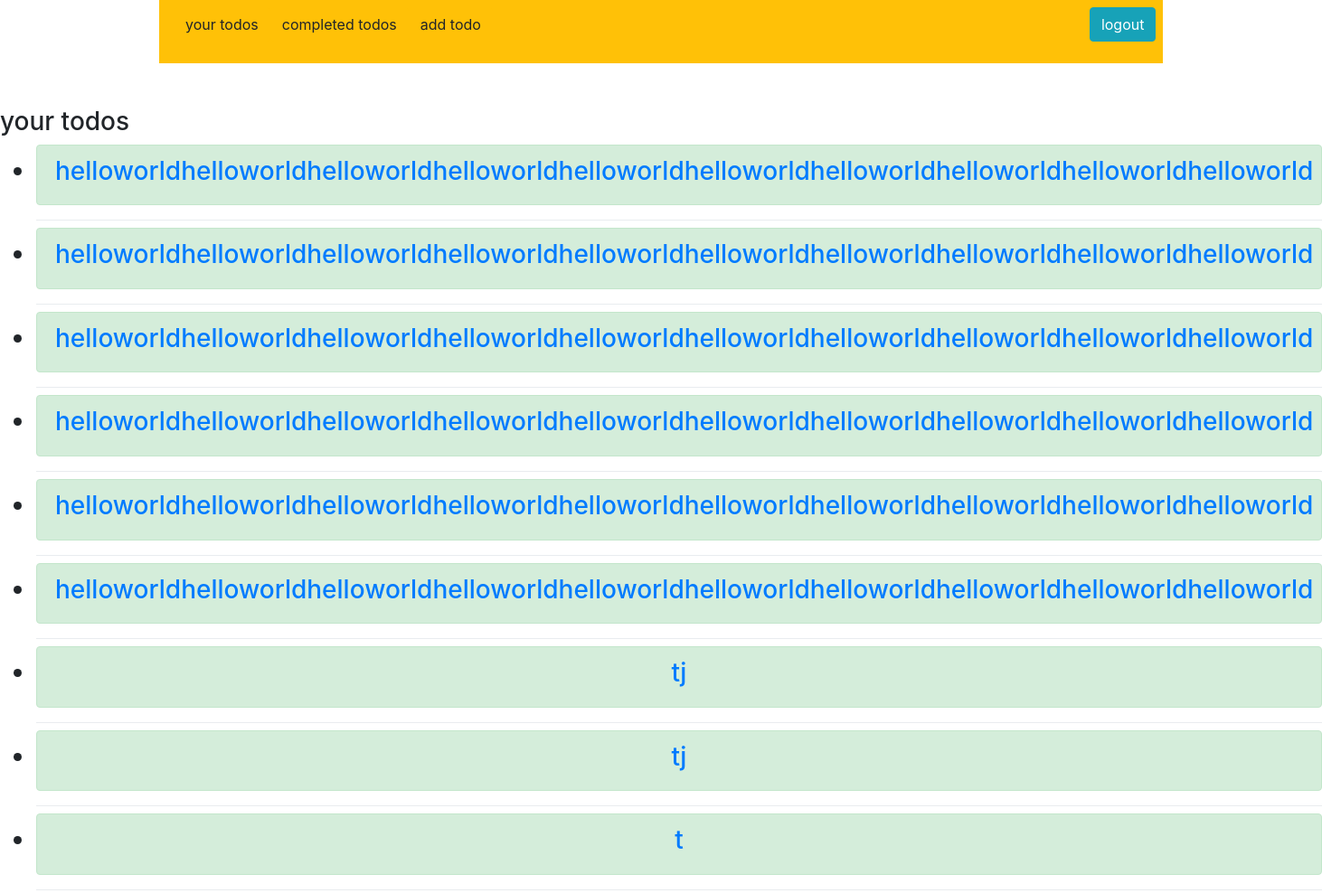
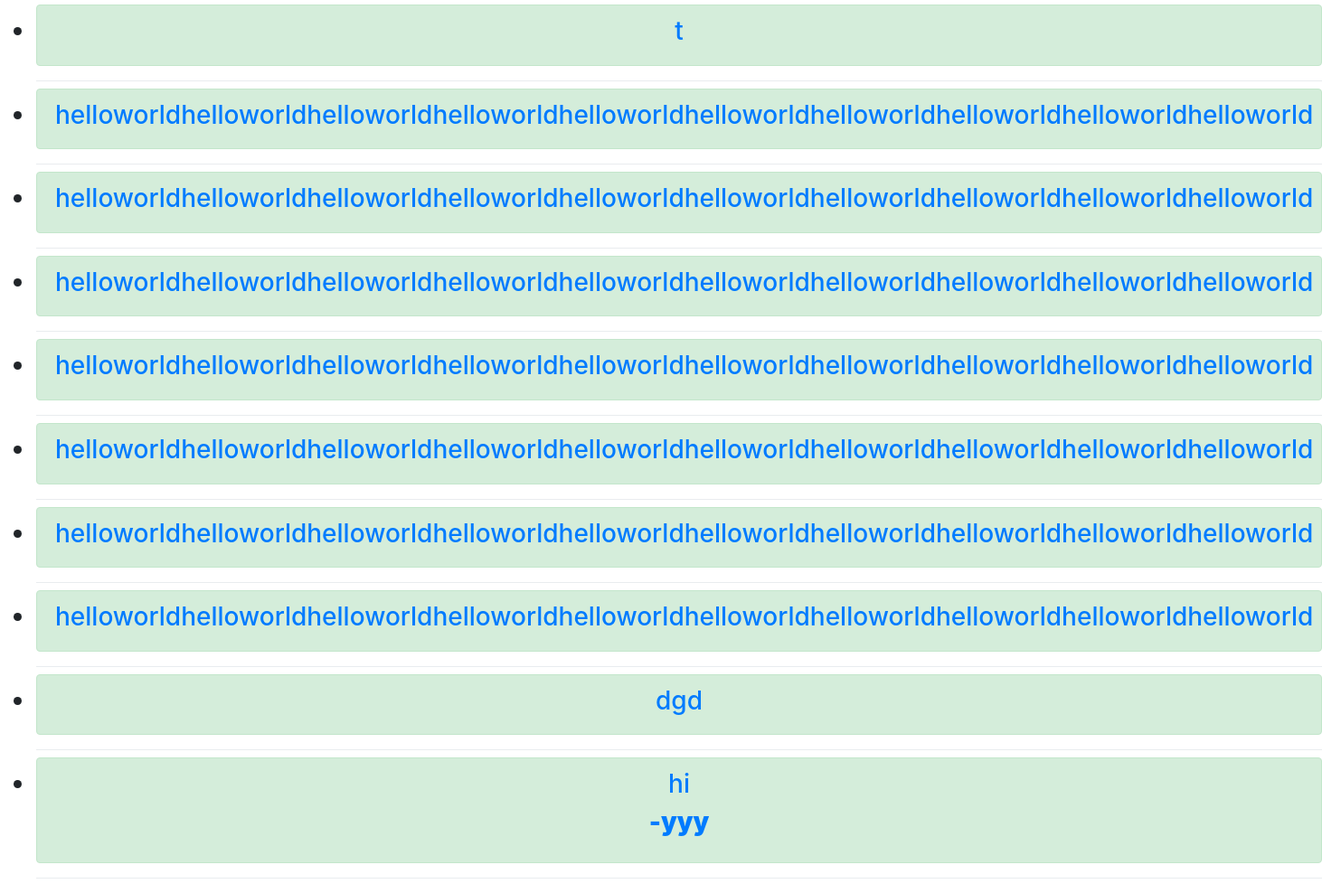
The app's page /yourtodos/ (signed in) with its own data (2 pictures, top to bottom).
### todo_app/models.py (models this page shows, shortened)
class Todos(models.Model):
    title=models.CharField(max_length=100)
    memo =models.TextField(blank=True)
    created = models.DateTimeField(auto_now_add=True)
    datecompleted=models.DateTimeField(null=True, blank=True)
    important= models.BooleanField(default=False)
    user = models.ForeignKey(User, on_delete=models.CASCADE)

### todo_app/views.py (the view)
# urls.py: path('yourtodos/', views.current_todos, name="current_todos"),
@login_required
def current_todos(request):
    todos=Todos.objects.filter(user=request.user,datecompleted__isnull=True )
    return render(request, "todo_app/currentodo.html", {'todo':todos})

### todo_app/templates/todo_app/currentodo.html
{% extends 'todo_app/base.html' %}
{% block content%}
<h3> your todos <h3>
<ul>
  {% for x in todo%}
  <center>
  <li><div class="alert alert-success" role="alert">
  <a href="{% url 'viewtodo' x.id%}">
  {% if x.important%}{% endif%}<b> <h3> {{x.title}}</h3><b> {% if x.memo%}<p> <b>-{{x.memo}}<p><b>
 {% endif%}
  </a>
  </div>
  </li>
  <div class=" dropdown-divider"></div>
  </center>
  {% endfor%}
</ul>
{% endblock%}

### todo_app/templates/todo_app/base.html (shortened to what this page needs)
<link rel="stylesheet" href="https://stackpath.bootstrapcdn.com/bootstrap/4.5.2/css/bootstrap.min.css">
{% if user.is_authenticated%}
<div class="container">
  <nav class="navbar navbar-expand-lg navbar-danger bg-warning" >
    <form  action="{% url 'current_todos'%}" >
<button type="submit" class="btn btn-warning">your todos</button>
</form>
<form action="{% url 'list_completed'%}">
<button type="submit" class="btn btn-warning">completed todos</button>
</form>
<form action="{% url 'todos'%}" >
<button type="submit" class="btn btn-warning"> add todo</button>
</form>
 <form method="POST" action="{% url 'logout'%}">
  <div style = "position:relative; left:660px; ">
   <button  type="submit" class="btn btn-info" >logout</button>
   </div>
   </form>
  </div>
{% endif%}
{% block content%}{% endblock%}

### records on screen
Todos: title "helloworldhelloworldhelloworldhelloworldhelloworldhelloworldhelloworldhelloworldhelloworldhelloworld"
Todos: title "helloworldhelloworldhelloworldhelloworldhelloworldhelloworldhelloworldhelloworldhelloworldhelloworld"
Todos: title "helloworldhelloworldhelloworldhelloworldhelloworldhelloworldhelloworldhelloworldhelloworldhelloworld"
Todos: title "helloworldhelloworldhelloworldhelloworldhelloworldhelloworldhelloworldhelloworldhelloworldhelloworld"
Todos: title "helloworldhelloworldhelloworldhelloworldhelloworldhelloworldhelloworldhelloworldhelloworldhelloworld"
Todos: title "helloworldhelloworldhelloworldhelloworldhelloworldhelloworldhelloworldhelloworldhelloworldhelloworld"
Todos: title "tj"
Todos: title "tj"
Todos: title "t"
Todos: title "t"
Todos: title "helloworldhelloworldhelloworldhelloworldhelloworldhelloworldhelloworldhelloworldhelloworldhelloworld"
Todos: title "helloworldhelloworldhelloworldhelloworldhelloworldhelloworldhelloworldhelloworldhelloworldhelloworld"
Todos: title "helloworldhelloworldhelloworldhelloworldhelloworldhelloworldhelloworldhelloworldhelloworldhelloworld"
Todos: title "helloworldhelloworldhelloworldhelloworldhelloworldhelloworldhelloworldhelloworldhelloworldhelloworld"
Todos: title "helloworldhelloworldhelloworldhelloworldhelloworldhelloworldhelloworldhelloworldhelloworldhelloworld"
Todos: title "helloworldhelloworldhelloworldhelloworldhelloworldhelloworldhelloworldhelloworldhelloworldhelloworld"
Todos: title "helloworldhelloworldhelloworldhelloworldhelloworldhelloworldhelloworldhelloworldhelloworldhelloworld"
Todos: title "dgd"
Todos: title "hi", memo "yyy"
